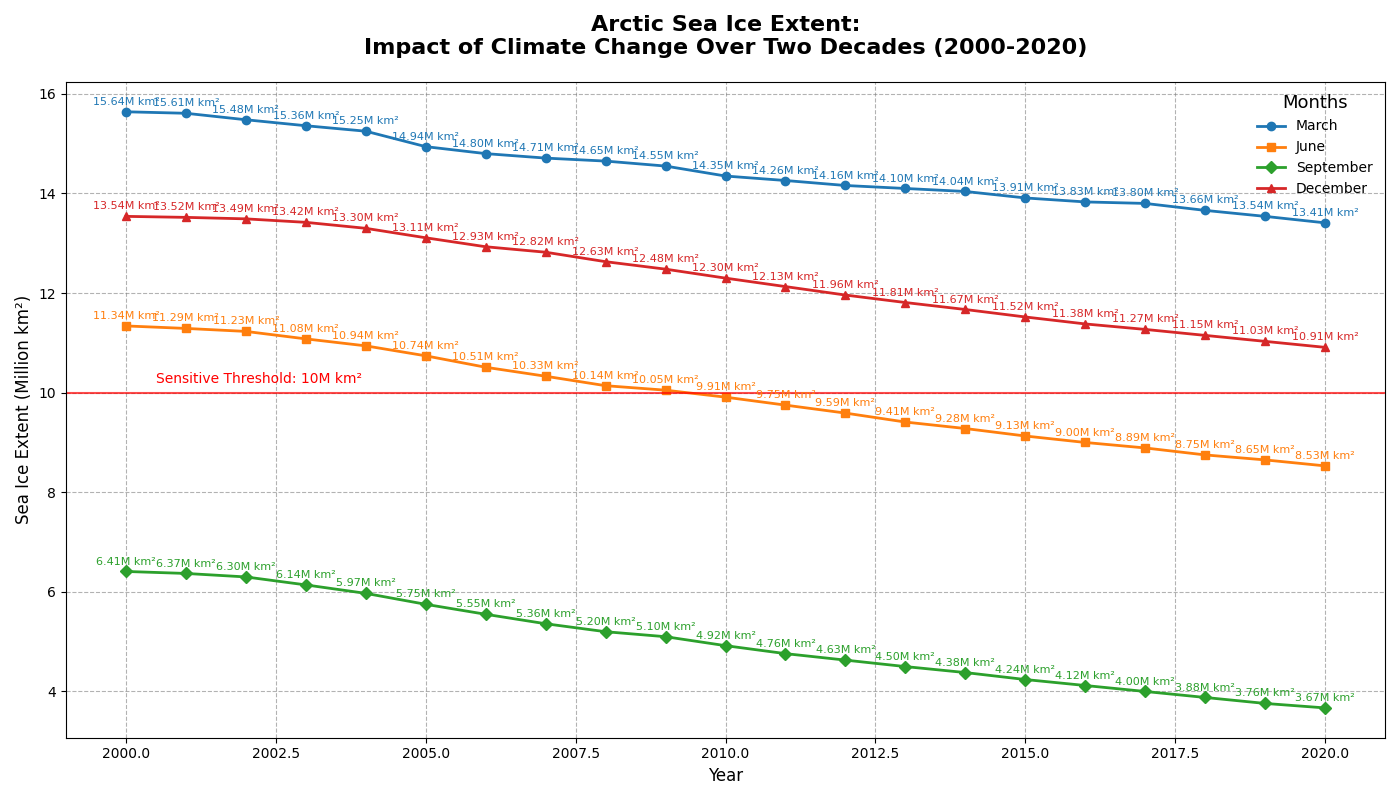

Here is the Python script that generated this plot:
import matplotlib.pyplot as plt
import numpy as np

years = np.arange(2000, 2021)
march_extent = [15.64, 15.61, 15.48, 15.36, 15.25, 14.94, 14.80, 14.71, 14.65, 14.55, 14.35, 14.26, 14.16, 14.10, 14.04, 13.91, 13.83, 13.80, 13.66, 13.54, 13.41]
june_extent = [11.34, 11.29, 11.23, 11.08, 10.94, 10.74, 10.51, 10.33, 10.14, 10.05, 9.91, 9.75, 9.59, 9.41, 9.28, 9.13, 9.00, 8.89, 8.75, 8.65, 8.53]
september_extent = [6.41, 6.37, 6.30, 6.14, 5.97, 5.75, 5.55, 5.36, 5.20, 5.10, 4.92, 4.76, 4.63, 4.50, 4.38, 4.24, 4.12, 4.00, 3.88, 3.76, 3.67]
december_extent = [13.54, 13.52, 13.49, 13.42, 13.30, 13.11, 12.93, 12.82, 12.63, 12.48, 12.30, 12.13, 11.96, 11.81, 11.67, 11.52, 11.38, 11.27, 11.15, 11.03, 10.91]

fig, ax = plt.subplots(figsize=(14, 8))

# New colors for the plot
colors = ['#1f77b4', '#ff7f0e', '#2ca02c', '#d62728']
months = ['March', 'June', 'September', 'December']
extents = [march_extent, june_extent, september_extent, december_extent]
markers = ['o', 's', 'D', '^']

for extent, month, color, marker in zip(extents, months, colors, markers):
    ax.plot(years, extent, label=month, color=color, marker=marker, linewidth=2)

    for (x, y) in zip(years, extent):
        ax.annotate(f'{y:.2f}M km²', xy=(x, y), xytext=(0, 5),
                     textcoords='offset points', ha='center', fontsize=8, color=color)

ax.set_title('Arctic Sea Ice Extent:\nImpact of Climate Change Over Two Decades (2000-2020)', 
              fontsize=16, fontweight='bold', pad=20)
ax.set_xlabel('Year', fontsize=12)
ax.set_ylabel('Sea Ice Extent (Million km²)', fontsize=12)

ax.grid(True, linestyle='--', which='major', color='grey', alpha=0.6)
ax.axhline(y=10.0, color='r', linestyle='-', linewidth=1.5, alpha=0.7)
ax.text(2000.5, 10.2, 'Sensitive Threshold: 10M km²', color='r', fontsize=10)

ax.legend(title='Months', title_fontsize='13', loc='upper right', frameon=False)

plt.tight_layout()
plt.show()
